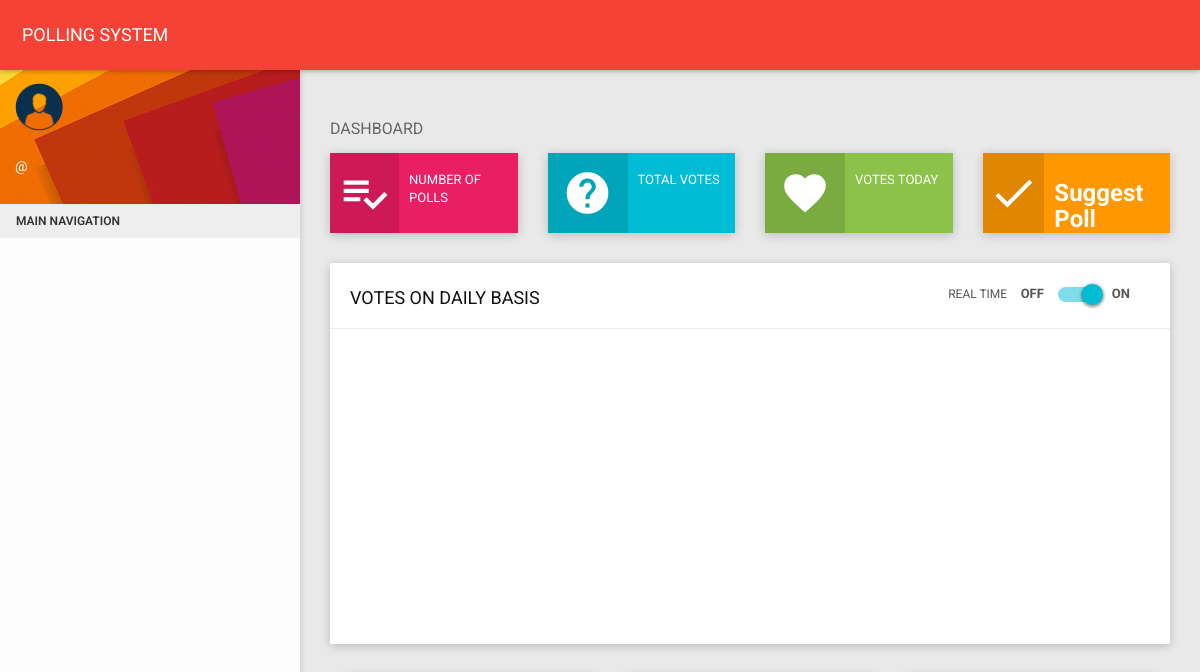
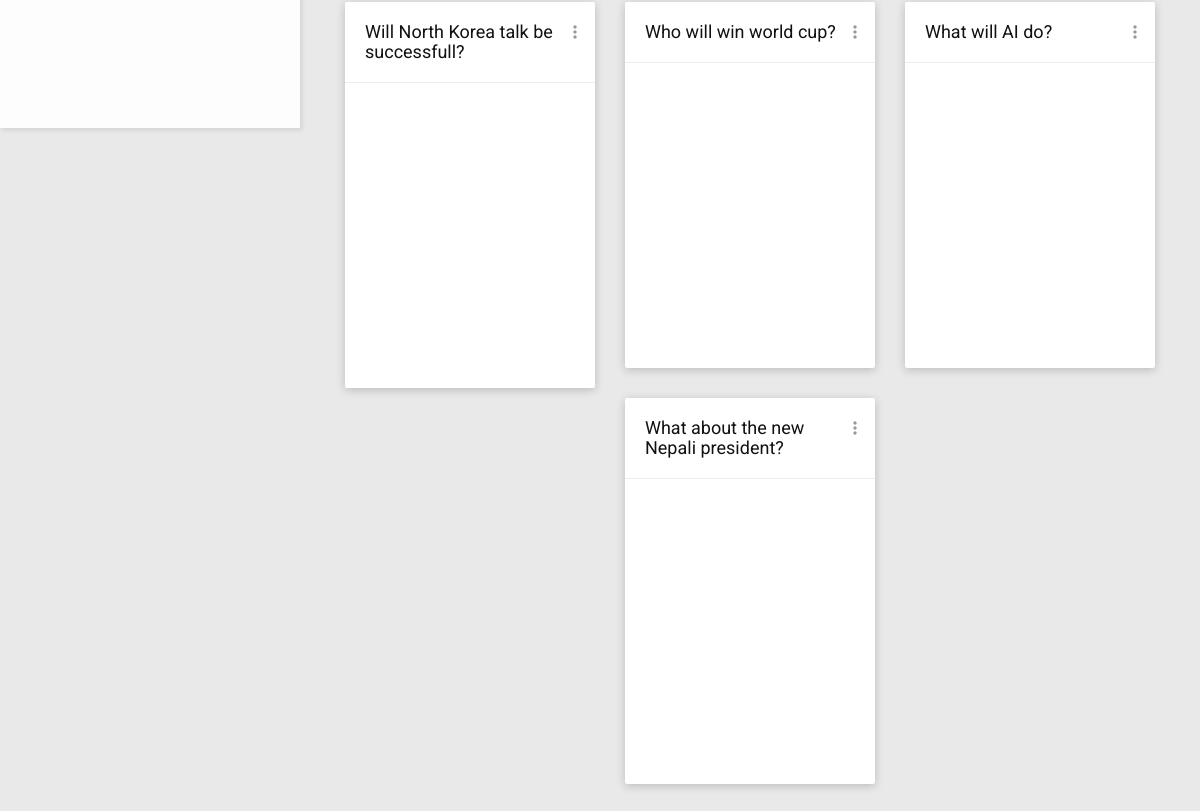
The app's page /, older data (2 pictures, top to bottom).
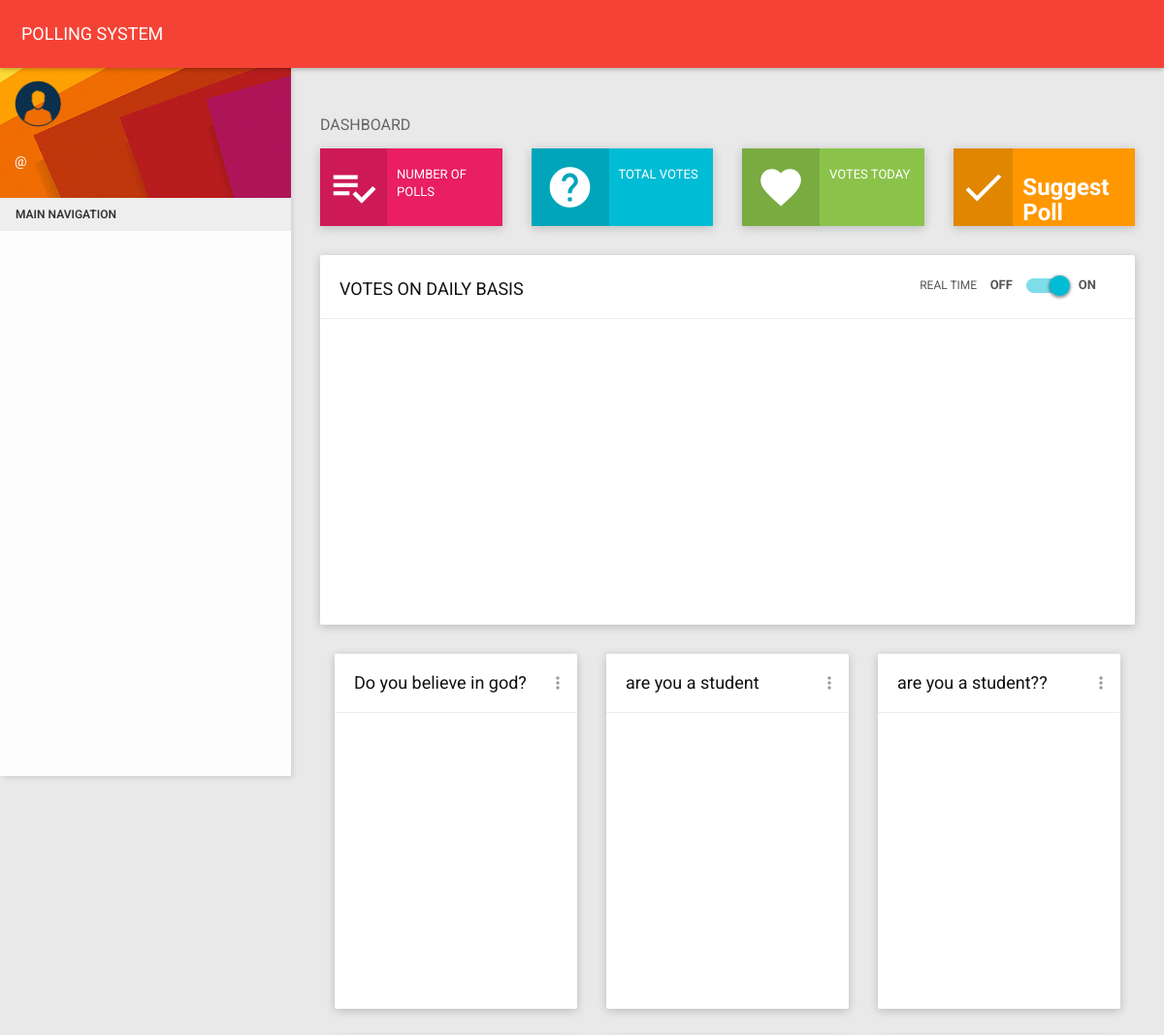
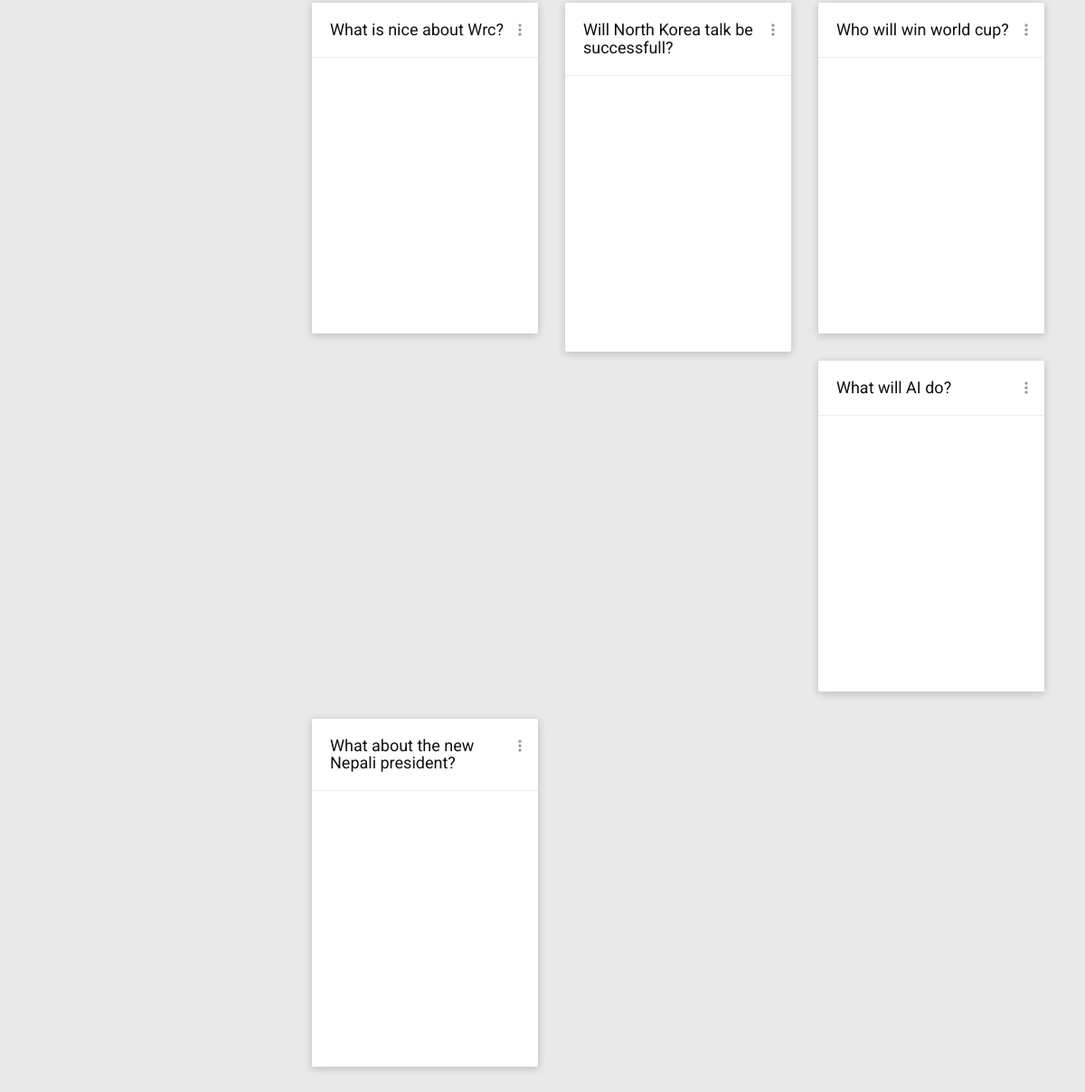
The same page, newer data (2 pictures, top to bottom).
### poll/models.py (models this page shows, shortened)
class Poll(models.Model):
    title = models.CharField(max_length=250, verbose_name=_('question'))
    date = models.DateField(verbose_name=_('date'), default=datetime.date.today)
    is_published = models.BooleanField(default=True, verbose_name=_('is published'))
    objects = models.Manager()
    published = PublishedManager()
    class Meta:
        ordering = ['-date']
        verbose_name = _('poll')
        verbose_name_plural = _('polls')
    def get_vote_count(self):
        return Vote.objects.filter(poll=self).count()
    vote_count = property(fget=get_vote_count)

### polling_app/views.py (the view)
# urls.py: url(r'^$', views.hello_world),
def hello_world(request):
	polls = Poll.objects.filter(is_published=True)
	vote_count = Vote.objects.count()
	midnight = datetime.combine(date.today(), time.min)
	today_vote_count = Vote.objects.filter(datetime__gt=midnight).count()
	day_night_midnight = midnight
	next_day_midnight = day_night_midnight + timedelta(days=1)
	votes = []
	for i in range(10):
		votes.append(Vote.objects.filter(datetime__gt=day_night_midnight ,datetime__lt=next_day_midnight).count())
		next_day_midnight = day_night_midnight
		day_night_midnight = day_night_midnight - timedelta(days=1)
	return render(request, 'poll/index.html', {
												'polls': polls,
												'polls2': polls,
												'total_vote_count': vote_count,
												'today_vote_count': today_vote_count,
												'votes': votes
												}
	)

### poll/models.py (called while the page is built)
    def get_vote_count(self):
        return Vote.objects.filter(item=self).count()

### poll/templates/poll/index.html (shortened to what this page needs)
﻿{% load static %}
<!DOCTYPE html>
<html>
<head>
    <link href="{% static 'plugins/bootstrap/css/bootstrap.css'%}" rel="stylesheet">
    <link href="{% static 'plugins/node-waves/waves.css'%}" rel="stylesheet" />
    <link href="{% static 'plugins/animate-css/animate.css' %}" rel="stylesheet" />
    <link href="{% static 'plugins/morrisjs/morris.css' %}" rel="stylesheet" />
    <link href="{% static 'css/style.css' %}" rel="stylesheet">
    <link href="{% static 'css/themes/all-themes.css' %}" rel="stylesheet" />
</head>
<body class="theme-red">
    <nav class="navbar">
        <div class="container-fluid">
            <div class="navbar-header">
                <a class="navbar-brand" href="index.html">POLLING SYSTEM</a>
            </div>
        </div>
    </nav>
    <section>
        <aside id="leftsidebar" class="sidebar">
            <div class="user-info">
                <div class="image">
                    <img src="{% static 'images/user.png' %}" width="48" height="48" alt="User" />
                </div>
                <div class="info-container">
                    <div class="name" data-toggle="dropdown" aria-haspopup="true" aria-expanded="false">@{{user.username}} </div>
                </div>
            </div>
            <div class="menu">
                <ul class="list">
                    <li class="header">MAIN NAVIGATION</li>
                </ul>
            </div>
        </aside>
    </section>
    <section class="content">
        <div class="container-fluid">
            <div class="block-header">
                <h2>DASHBOARD</h2>
            </div>
            <div class="row clearfix">
                <div class="col-lg-3 col-md-3 col-sm-6 col-xs-12">
                    <div class="info-box bg-pink hover-expand-effect">
                        <div class="icon">
                            <i class="material-icons">playlist_add_check</i>
                        </div>
                        <div class="content">
                            <div class="text">NUMBER OF POLLS</div>
                        </div>
                    </div>
                </div>
                <div class="col-lg-3 col-md-3 col-sm-6 col-xs-12">
                    <div class="info-box bg-cyan hover-expand-effect">
                        <div class="icon">
                            <i class="material-icons">help</i>
                        </div>
                        <div class="content">
                            <div class="text">TOTAL VOTES</div>
                        </div>
                    </div>
                </div>
                <div class="col-lg-3 col-md-3 col-sm-6 col-xs-12">
                    <div class="info-box bg-light-green hover-expand-effect">
                        <div class="icon">
                            <i class="material-icons">favorite</i>
                        </div>
                         <div class="content">
                                   <div class="text">VOTES TODAY</div>
                        </div>
                    </div>
                </div>
                <div class="col-lg-3 col-md-3 col-sm-6 col-xs-12">
                    <div class="info-box bg-orange hover-expand-effect">
                        <div class="icon">
                            <i class="material-icons">done</i>
                        </div>
                        <div class="content">
                            <div class="text"><h3>Suggest Poll</h3></div>
                        </div>
                    </div>
                </div>
            </div>
            <div class="row clearfix">
                <div class="col-xs-12 col-sm-12 col-md-12 col-lg-12">
                    <div class="card">
                        <div class="header">
                            <div class="row clearfix">
                                <div class="col-xs-12 col-sm-6">
                                    <h2>VOTES ON DAILY BASIS</h2>
                                </div>
                                <div class="col-xs-12 col-sm-6 align-right">
                                    <div class="switch panel-switch-btn">
                                        <span class="m-r-10 font-12">REAL TIME</span>
                                        <label>OFF<input type="checkbox" id="realtime" checked><span class="lever switch-col-cyan"></span>ON</label>
                                    </div>
                                </div>
                            </div>
                        </div>
                        <div class="body">
                                <div id="real_time_chart" class="dashboard-flot-chart"></div>
                        </div>
                    </div>
                </div>
            </div>
{% for poll in polls %}
                <div class="col-xs-12 col-sm-12 col-md-6 col-lg-4">
                    <div class="card">
                        <div class="header">
                            <a href="{% url 'poll' poll.pk %}"><h2>{{poll.title}}</h2></a>
                            <ul class="header-dropdown m-r--5">
                                <li class="dropdown">
                                    <a href="javascript:void(0);" class="dropdown-toggle" data-toggle="dropdown" role="button" aria-haspopup="true" aria-expanded="false">
                                        <i class="material-icons">more_vert</i>
                                    </a>
                                </li>
                            </ul>
                        </div>
                        <div class="body">
                            <div id="donut_chart{{poll.pk}}" class="dashboard-donut-chart"></div>
                        </div>
                    </div>
                </div>
{% endfor %}
            </div>
    </section>
</body>
</html>

### poll/static/css/themes/all-themes.css (style rules this page uses)
.theme-red .navbar-brand { color: #fff; }

Row changes from the older to the newer data that the page shows:
added Poll: title "Do you believe in god?"
added Poll: title "are you a student"
added Poll: title "are you a student??"
added Poll: title "What is nice about Wrc?"
